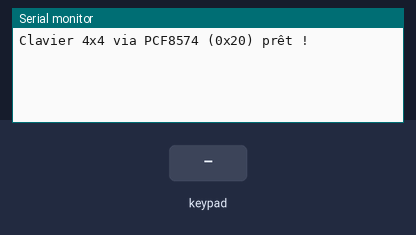
The sketch below on a simulated ESP32. Parts: the last lines printed to the serial monitor. The test bench sets the inputs (shaded band).

Above: at 1.2 s.
1.3 s: key '1' pressed
At 1.6 s:
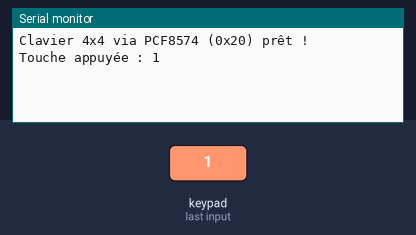
2.8 s: keypad keys 0 1 2 3 # pressed 0.4 s apart
At 5.0 s:
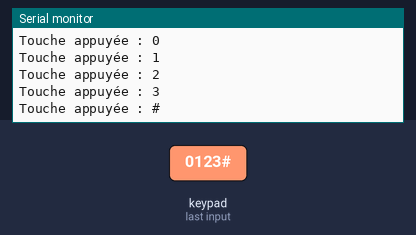
6.3 s: key 'A' pressed
At 7.5 s:
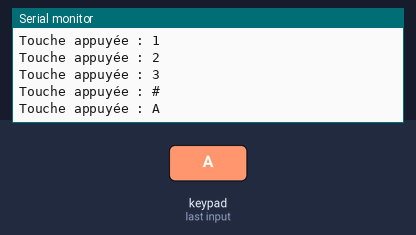
7.8 s: keypad keys 0 1 2 3 * pressed 0.4 s apart
At 10.9 s:
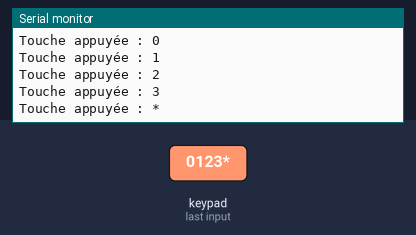
11.3 s: key 'B' pressed
At 11.8 s:
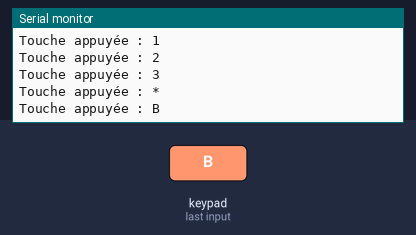
12.8 s: keypad keys 0 1 2 3 D pressed 0.4 s apart
At 15.7 s:
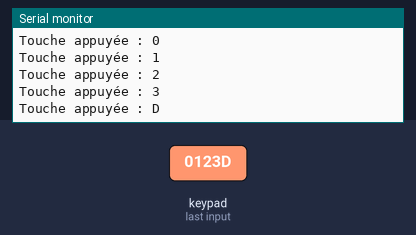
Timing chart, 0 to 17.2 s (numbered marks = the images above; inputs shaded):
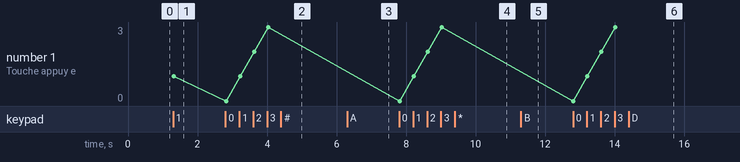

The sketch:

Keypad.ino
```cpp
#include <Wire.h>
#include <Keypad.h>
#include <Keypad_I2C.h>

// Adresse I2C du PCF8574 (A0=A1=A2=GND => 0x20)
#define I2C_ADDR 0x20

// Configuration du clavier 4x4
const byte ROWS = 4; // 4 lignes
const byte COLS = 4; // 4 colonnes

// Correspondance des touches
char keys[ROWS][COLS] = {
  {'1','2','3','A'},
  {'4','5','6','B'},
  {'7','8','9','C'},
  {'*','0','#','D'}
};

// Sur PCF8574, on connecte L1->P0, L2->P1, L3->P2, L4->P3
// et C1->P4, C2->P5, C3->P6, C4->P7
byte rowPins[ROWS] = {0, 1, 2, 3};  // P0-P3 du PCF8574
byte colPins[COLS] = {4, 5, 6, 7};  // P4-P7 du PCF8574

// Création de l'objet Keypad_I2C
Keypad_I2C myKeypad(makeKeymap(keys), rowPins, colPins, ROWS, COLS, I2C_ADDR);

void setup() {
  Serial.begin(115200);

  // Initialisation du bus I2C sur l'ESP32 (SDA=GPIO21, SCL=GPIO22)
  Wire.begin(21, 22);

  // Initialisation du Keypad_I2C
  myKeypad.begin(makeKeymap(keys));

  Serial.println("Clavier 4x4 via PCF8574 (0x20) prêt !");
}

void loop() {
  // Lecture de la touche appuyée
  char key = myKeypad.getKey();
  if (key) {
    Serial.print("Touche appuyée : ");
    Serial.println(key);
  }

  delay(50); // petit délai pour éviter les rebonds
}
```

Measured:
- after the input at 1.3 s, the serial monitor: prints a new line at once (image 1)
- after the input at 2.8 s, the serial monitor: prints a new line at once (image 2)
- after the input at 6.3 s, the serial monitor: prints a new line at once (image 3)
- after the input at 7.8 s, the serial monitor: prints a new line at once (image 4)
- after the input at 11.3 s, the serial monitor: prints a new line after 0.05 s (image 5)
- after the input at 12.8 s, the serial monitor: prints a new line at once (image 6)
- plotted number 1: 1 → 3 after the input at 2.8 s
